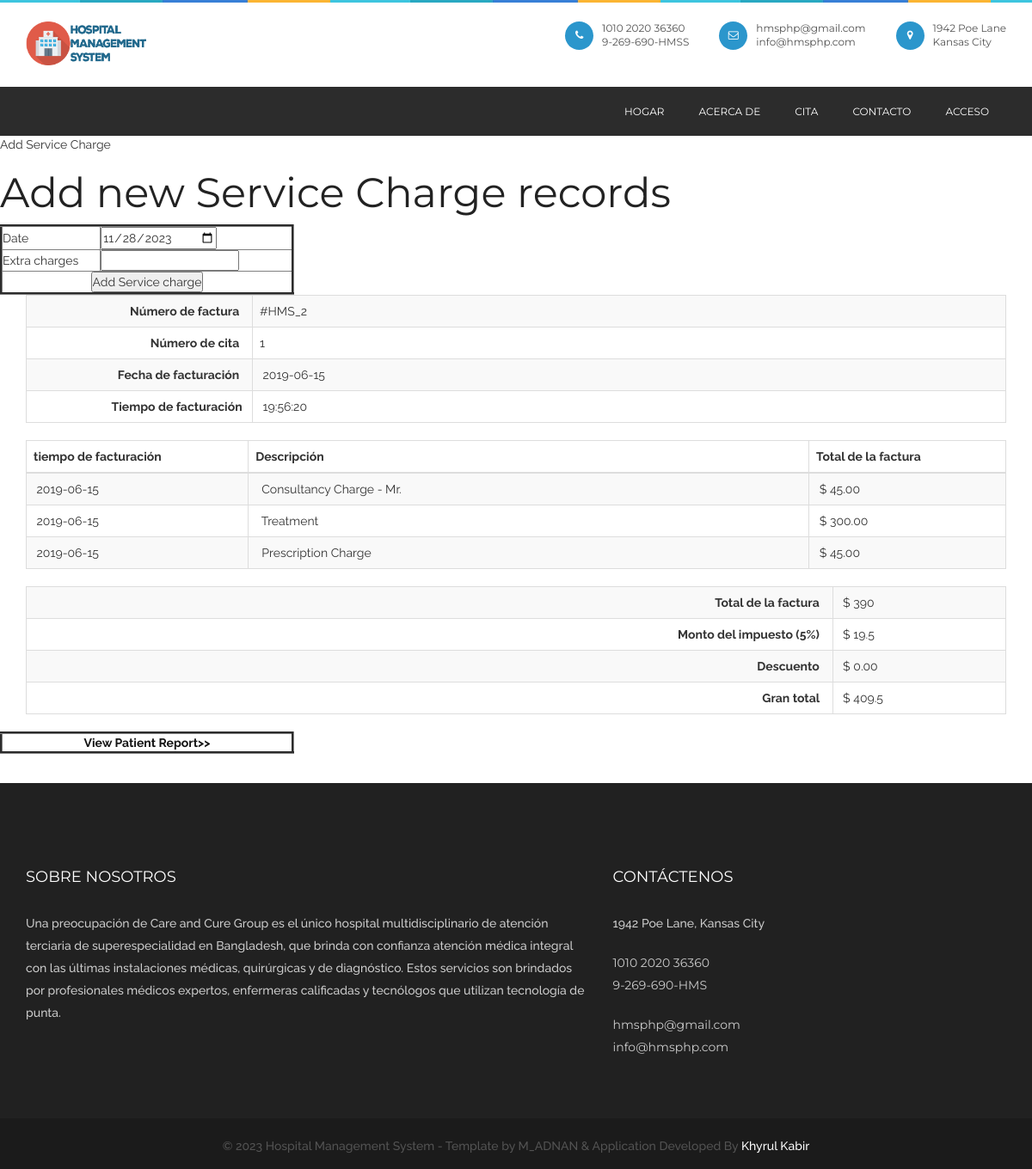
Page /billing.php?appointmentid=1 on the committed database.
### tables this page shows
CREATE TABLE `billing` (
  `billingid` int(10) NOT NULL,
  `patientid` int(10) NOT NULL,
  `appointmentid` int(10) NOT NULL,
  `billingdate` date NOT NULL,
  `billingtime` time NOT NULL,
  `discount` float(10,2) NOT NULL,
  `taxamount` float(10,2) NOT NULL,
  `discountreason` text NOT NULL,
  `discharge_time` time NOT NULL,
  `discharge_date` date NOT NULL
);

CREATE TABLE `billing_records` (
  `billingservice_id` int(10) NOT NULL,
  `billingid` int(10) NOT NULL,
  `bill_type_id` int(10) NOT NULL COMMENT 'id of service charge or treatment charge',
  `bill_type` varchar(250) NOT NULL,
  `bill_amount` float(10,2) NOT NULL,
  `bill_date` date NOT NULL,
  `status` varchar(10) NOT NULL
);

### viewbilling.php (the view, shortened to what this page needs)
<?php
include("dbconnection.php");
?>
 <section class="container">
<?php
$sqlbilling_records ="SELECT * FROM billing WHERE appointmentid='$billappointmentid'";
$qsqlbilling_records = mysqli_query($con,$sqlbilling_records);
$rsbilling_records = mysqli_fetch_array($qsqlbilling_records);
?>
 	<table class="table table-bordered table-striped">
      <tbody>
        <tr>
          <th scope="col"><div align="right">Número de factura  &nbsp; </div></th>
          <td> <?php echo '#HMS_'.$rsbilling_records['billingid']; ?></td>
        </tr>
        <tr>
          <th width="124" scope="col"><div align="right">Número de cita &nbsp; </div></th>
          	<td width="413"> <?php echo $rsbilling_records['appointmentid']; ?>
            </td>
        </tr>
		<tr>
		  <th scope="col"><div align="right">Fecha de facturación &nbsp; </div></th>
		  <td>&nbsp;<?php echo $rsbilling_records['billingdate']; ?></td>
	    </tr>
		<tr>
		  <th scope="col"><div align="right">Tiempo de facturación&nbsp; </div></th>
		  <td>&nbsp;<?php echo $rsbilling_records['billingtime'] ; ?></td>
	    </tr>
      </tbody>
    </table>
	<table class="table table-bordered table-striped">
      <thead>
       <tr>
          <th width="97" scope="col">tiempo de facturación</th>
          <th width="245" scope="col">Descripción</th>
          <th width="86" scope="col">Total de la factura</th>
        </tr>
        </thead>
        <tbody>
         <?php
		$sql ="SELECT * FROM billing_records where billingid='$rsbilling_records[billingid]'";
		$qsql = mysqli_query($con,$sql);
		$billamt= 0;
		while($rs = mysqli_fetch_array($qsql))
		{
        echo "<tr>
          	<td>&nbsp;$rs[bill_date]</td>
		 	<td>&nbsp; $rs[bill_type]";
if($rs['bill_type'] == "Consultancy Charge")
{
	$sqldoctor = "SELECT * FROM doctor WHERE doctorid='$rs[bill_type_id]'";
	$qsqldoctor = mysqli_query($con,$sqldoctor);
	$rsdoctor = mysqli_fetch_array($qsqldoctor);
		echo " - Mr.".$rsdoctor['doctorname'];
}
	echo " </td><td>&nbsp;$ $rs[bill_amount]</td></tr>";
		$billamt = $billamt +  $rs['bill_amount'];
		}
		?>
      </tbody>
    </table>
    <table class="table table-bordered table-striped">
      <tbody>
        <tr>
          <th scope="col"><div align="right">Total de la factura  &nbsp; </div></th>
          <td>&nbsp;$ <?php echo $billamt; ?></td>
        </tr>
        <tr>
          <th width="442" scope="col"><div align="right">Monto del impuesto (5%) &nbsp; </div></th>
          	<td width="95">&nbsp;$ <?php echo $taxamt = 5 * ($billamt / 100); ?>
            </td>
        </tr>
		<tr>
		  <th scope="col"><div align="right">Descuento &nbsp; </div></th>
		  <td>&nbsp;$ <?php echo $rsbilling_records['discount']; ?></td>
	    </tr>
		<tr>
		  <th scope="col"><div align="right">Gran total &nbsp; </div></th>
		  <td>&nbsp;$ <?php echo ($billamt + $taxamt)  - $rsbilling_records['discount'] ; ?></td>
	    </tr>
      </tbody>
    </table>
    </section>

### css/style.css (style rules this page uses)
* { margin: 0px; padding: 0px; }
body { background: #fff; font-weight: normal; position: relative; font-size: 14px; font-family: "Raleway", sans-serif; }
section { position: relative; width: 100%; background: #fff; }

### rows in the picture
billing: billingid "2", appointmentid "1", billingdate "2019-06-15", billingtime "19:56:20", discount "0.00", ($billamt+$taxamt)-$rsbilling_records['discount'] "409.5"
billing_records: bill_date "2019-06-15", bill_type "Consultancy Charge", bill_amount "45.00"
billing_records: bill_date "2019-06-15", bill_type "Treatment", bill_amount "300.00"
billing_records: bill_date "2019-06-15", bill_type "Prescription Charge", bill_amount "45.00"

### other values in the picture
$billamt "390"
$taxamt = 5 * ($billamt / 100) "19.5"
